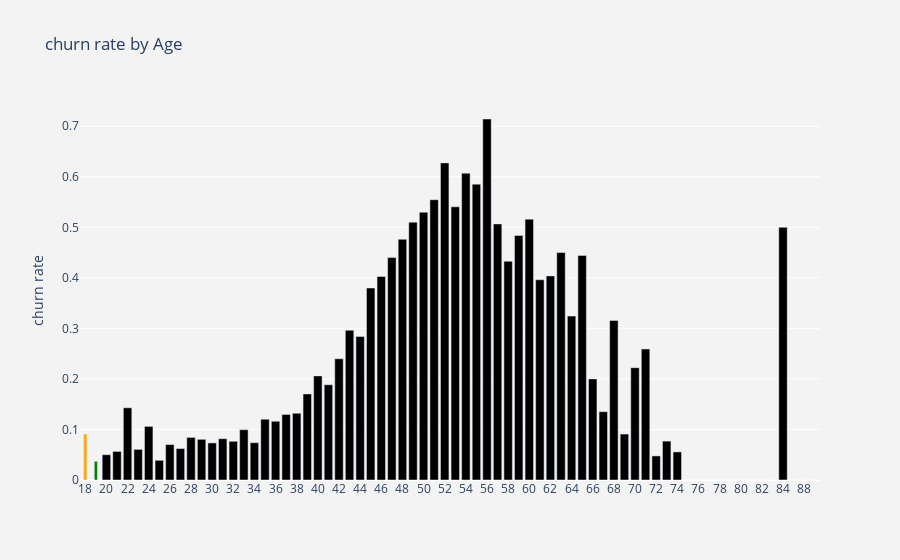

Here is the notebook cell this chart was saved with:
### Code cell
plot_by_gender=churn_dataset.groupby('Age').Exited.mean().reset_index()
plot_data=[    go.Bar(    x=plot_by_gender['Age'],
    y=plot_by_gender['Exited'],
    width=[0.3,0.3],
    marker=dict(
    color=['orange','green'])
    )
]
plot_layout=dict(xaxis={"type":"category"},
yaxis={"title":"churn rate"},
title='churn rate by Age',
plot_bgcolor='rgb(243,243,243)',
paper_bgcolor='rgb(243,243,243)',)
fig=go.Figure(data=plot_data,layout=plot_layout)
po.iplot(fig)

### Figure 1 — Plotly figure (JSON) as saved in the notebook; plotly's stock layout.template omitted (floating-point values rounded to 4 significant figures)
{"data": [{"marker": {"color": ["orange", "green"]}, "type": "bar", "width": [0.3, 0.3], "x": [18, 19, 20, 21, 22, 23, 24, 25, 26, 27, 28, 29, 30, 31, 32, 33, 34, 35, 36, 37, 38, 39, 40, 41, 42, 43, 44, 45, 46, 47, 48, 49, 50, 51, 52, 53, 54, 55, 56, 57, 58, 59, 60, 61, 62, 63, 64, 65, 66, 67, 68, 69, 70, 71, 72, 73, 74, 75, 76, 77, 78, 79, 80, 81, 82, 83, 84, 85, 88, 92], "y": [0.09091, 0.03704, 0.05, 0.0566, 0.1429, 0.06061, 0.1061, 0.03896, 0.07, 0.0622, 0.08425, 0.08046, 0.07339, 0.08168, 0.07656, 0.09955, 0.07383, 0.1203, 0.1162, 0.1297, 0.1321, 0.1702, 0.206, 0.1885, 0.2399, 0.2963, 0.284, 0.3799, 0.4027, 0.44, 0.4762, 0.5102, 0.5299, 0.5546, 0.6275, 0.5405, 0.6071, 0.5854, 0.7143, 0.5067, 0.4328, 0.4839, 0.5161, 0.3962, 0.4038, 0.45, 0.3243, 0.4444, 0.2, 0.1351, 0.3158, 0.09091, 0.2222, 0.2593, 0.04762, 0.07692, 0.05556, 0, 0, 0, 0, 0, 0, 0, 0, 0, 0.5, 0, 0, 0]}], "layout": {"paper_bgcolor": "rgb(243,243,243)", "plot_bgcolor": "rgb(243,243,243)", "title": {"text": "churn rate by Age"}, "xaxis": {"type": "category"}, "yaxis": {"title": {"text": "churn rate"}}}}
